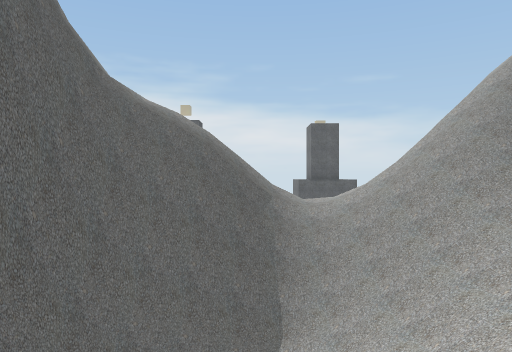
[1] (above)

14 first-person views from a walk through a 3-D level made in the Unity game engine. The camera is 1.3 m above the floor, looks level and sees 70° across. The floor is counted in squares, 2 m on a side. Each view is taken from the middle of a square. On the plan, view 1 faces up. The plan holds only what a view shows up to about 11 squares ahead; the rest is blank. The place goes on beyond the plan. The player is left out. Some animated figures are not drawn.

[2]
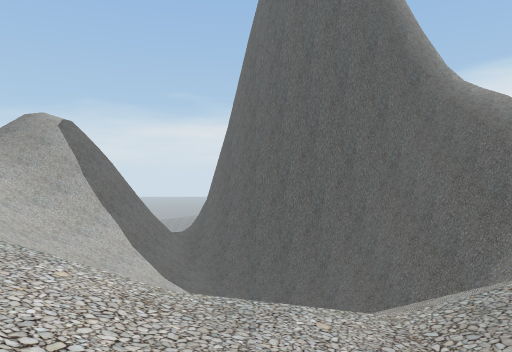

[3]
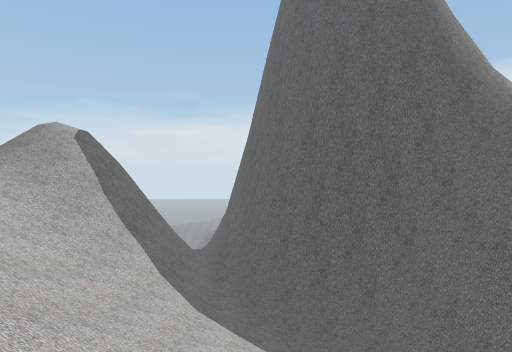

[4]
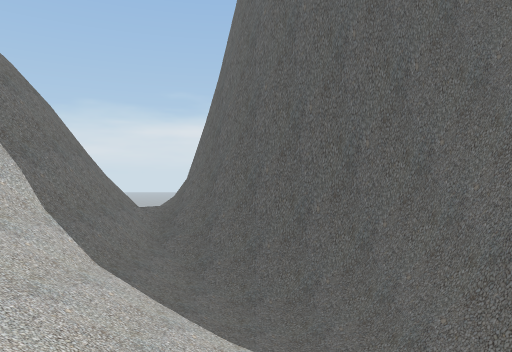

[5]
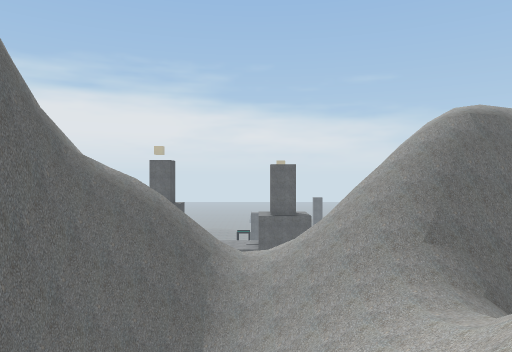

[6]
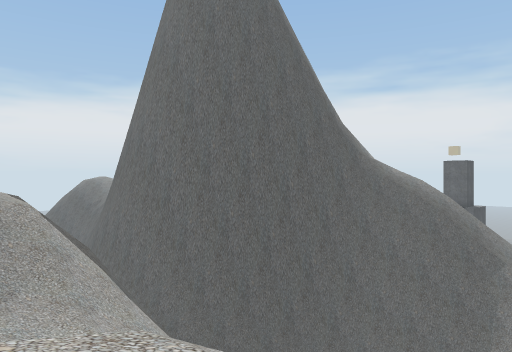

[7]
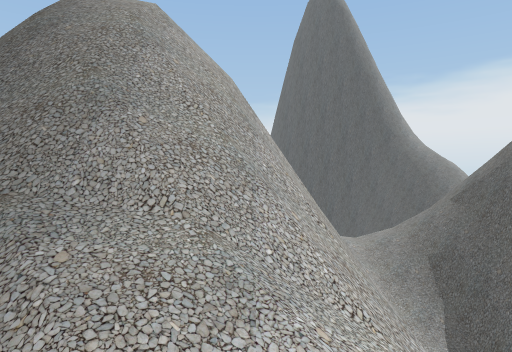

[8]
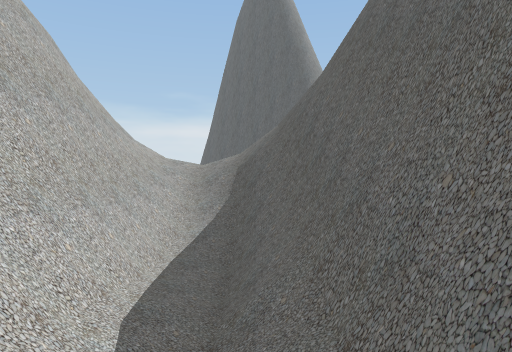

[9]
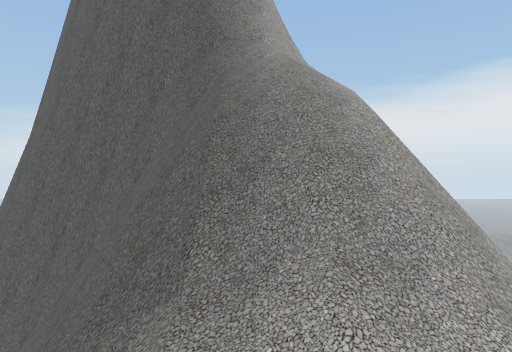

[10]
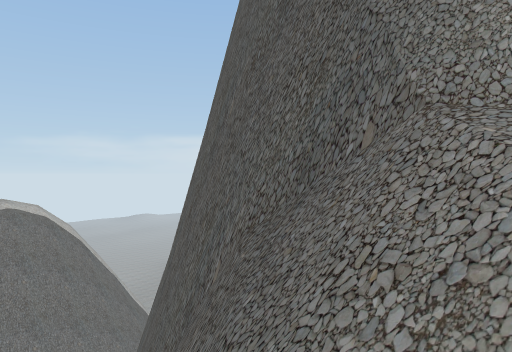

[11]
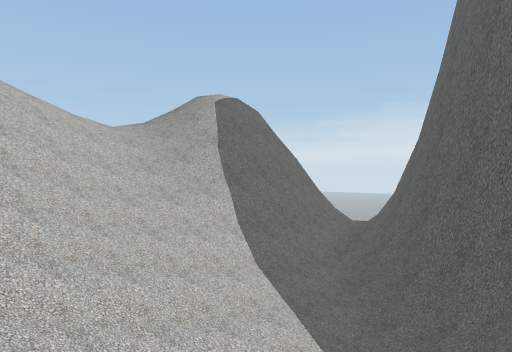

[12]
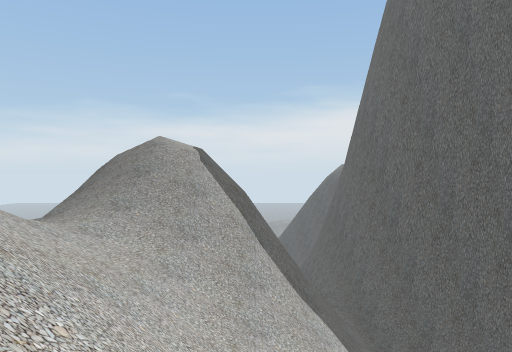

[13]
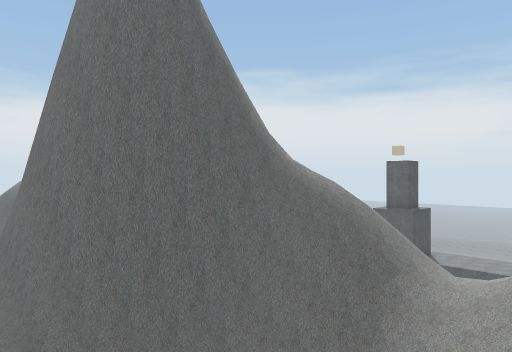

[14]
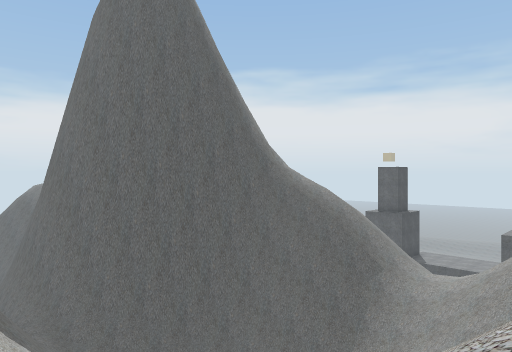

### Floor plan
Key: @ floor where view 1 was taken; # wall or solid block; x gap in a wall; . main floor; : floor 6.5 m higher than the main floor; + floor 8 m higher than the main floor; * floor 9 m higher than the main floor; % floor 11.25 m higher than the main floor; / step, stairs or slope; = window, fence, low wall or low ledge; v drop or lower ground.
Columns run from 8 left of view 1 to 16 right of it. Each row starts with its distance up from view 1.
 13        v#/
 12   ##//////
 11    #//////:/
 10    #vvvvv///////
  9    #vvv#=//=#//vvvvv
  8    #####=///#x=##  ####
  7     ##=/////////####/// /
  6     #/.   /////////////
  5    ##.//  ////://######
  4  ###//////// //=##  ##
  3 ##=////////  / ##vvvv//+
  2 ###//////////=    /////
  1 ######/////       //=v
  0 ##vvv///@/// /     v
 -1  vv////////   /
 -2   /////////
 -3    ///*  /%/

Positions as (right, up) in squares from view 1, and headings:
1: (0, 0), facing up
2: (7, 5), facing left
3: (6, 4), facing left
4: (3, 5), facing left
5: (2, -2), facing up
6: (3, -3), facing up-left
7: (15, 3), facing left
8: (16, 7), facing left
9: (3, 11), facing left
10: (-3, 11), facing down-left
11: (3, 8), facing down-left
12: (3, 0), facing left
13: (5, 0), facing up-left
14: (6, -1), facing up-left
